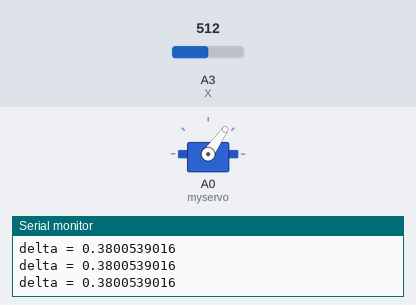
Bench run of a sketch on a simulated Arduino Uno, built with avr-gcc and run on an emulated ATmega328P. On the bench: servo, the last lines printed to the serial monitor. The test bench sets the inputs (shaded band); at power-on: A3 (X) = 512.

Above: at 1.2 s.
1.3 s: A3 (X) set to 529
At 3.6 s:
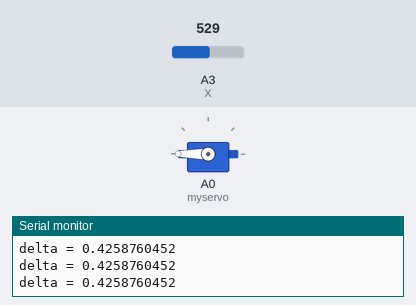
4.1 s: A3 (X) set to 348
6.0 s: A3 (X) set to 317
At 6.49 s:
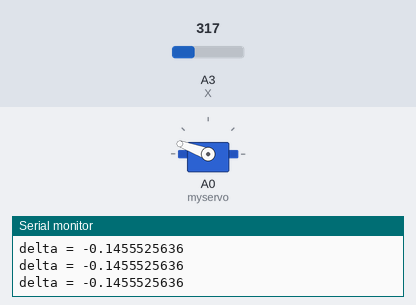
At 11.7 s:
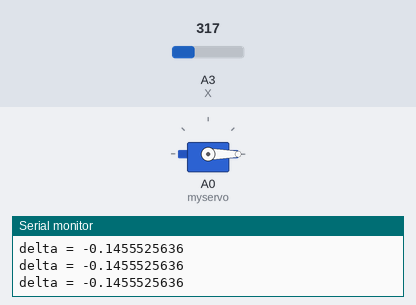
Timing chart, 0 to 13.2 s (numbered marks = the images above; inputs shaded):
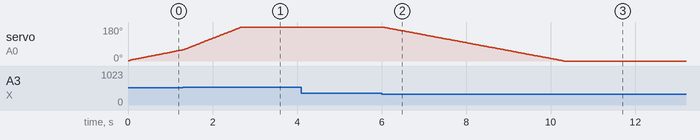

The sketch:

Project4.ino
```cpp
// print analog stick movement to screen

// pin assignment
// A0 V G
// A1 V G
// A2 V G
// 8  V G
// 9  V G
//
// A3 V G
// A4 V G
// A5 V G
// 6  V G
// 7  V G
//
// S V G

#include <Servo.h>
Servo myservo;  // create servo object to control a servo

int pos = 0;// variable to store the servo position
int x;

const int X = A3; //x axis analog data
const int Y = A4; //y axis analog data
const int Z = 6; // pressing down the analog stick is a digital signal

const float ANALOG_MIDDLE = 371;
const float ANGLE_CHANGE_MAX = 10;

void Logger() {
  Serial.print("X = ");
  Serial.print(x,DEC);
  Serial.println("");
  Serial.print("POS = ");
  Serial.print(pos,DEC);
  Serial.println("");
  Serial.println("");
}

void MoveServo(const float& deadBand, const int& changeMax, int& analogPos, Servo& servo, int& pos) {

  // the analog values seem to range from 0 to 747 with neutral position being 371
  // we can center and normalize the values accordingly and map it a costum angle rate change in the servo

  float delta = ((float)analogPos - ANALOG_MIDDLE)/ANALOG_MIDDLE;
  Serial.print("delta = ");
  Serial.print(delta,DEC);
  Serial.println("");
  if(abs(delta) < deadBand) {
    Serial.print("control treshold");
    return;
  }

  pos = pos + (changeMax*delta);

  if(pos < 0) {
    pos = 0;
  }
  if(pos > 180) {
    pos = 180;
  }

  servo.write(pos);              // tell servo to go to position in variable 'pos'
  //delay(15);                       // waits 15ms for the servo to reach the position
}

void setup() {
  pinMode(Z, INPUT);
  Serial.begin(9600); // for serial output to log the analog movement
  myservo.attach(A0);  // attaches the servo on pin 7 to the servo object
}

void loop() {

  x = analogRead(X);

  MoveServo(0.1, 5, x, myservo,pos);
  //Logger();
  delay(10);
}
```

Measured:
- the behaviour switches between 519 and 520 on A3 (X) (found by bisection; images 0 and 1)
- the behaviour switches between 334 and 333 on A3 (X) (found by bisection; images 1 and 2)
- after the input at 6.0 s, servo on A0 (myservo): moves from 180° to 0° over 4.3 s, starting at once
